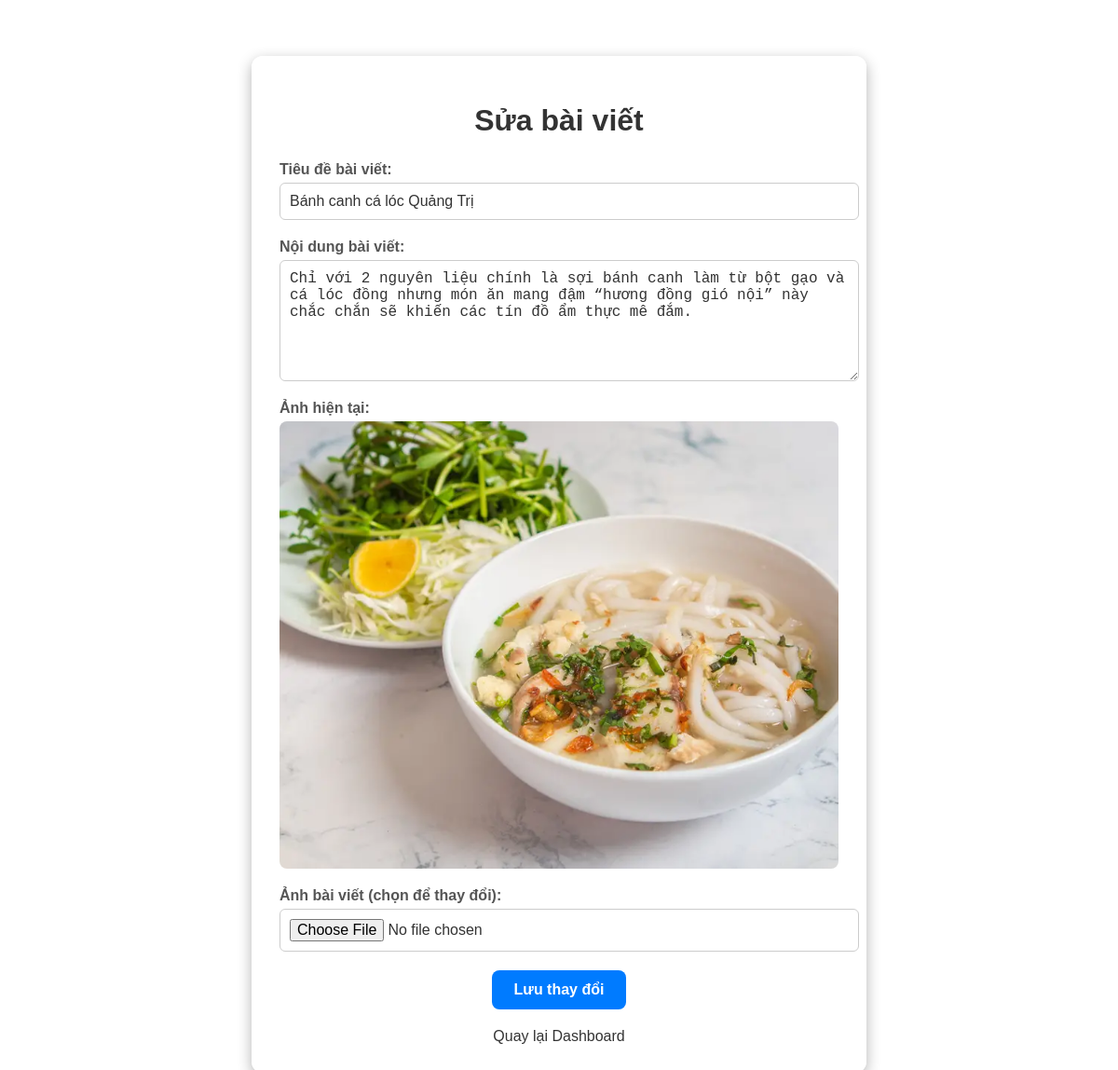
The app's page /edit_post/26 (signed in) with its own data.
### tables this page shows
CREATE TABLE posts (
            post_id INTEGER PRIMARY KEY AUTOINCREMENT,
            username TEXT,
            title TEXT,
            content TEXT,
            image_url TEXT,
            created_at DATETIME DEFAULT CURRENT_TIMESTAMP,
            FOREIGN KEY(username) REFERENCES users(username)
        );

### app.py (the view, shortened to what this page needs)
@app.route('/edit_post/<int:post_id>', methods=['GET', 'POST'])
def edit_post(post_id):
    if 'username' not in session:
        flash("Vui lòng đăng nhập!", "warning")
        return redirect(url_for('login'))
    os.makedirs('static/uploads', exist_ok=True)
    with sqlite3.connect(DATABASE) as conn:
        c = conn.cursor()
        c.execute("SELECT post_id, username, title, content, image_url FROM posts WHERE post_id=?", (post_id,))
        post = c.fetchone()
        if not post:
            flash("Bài viết không tồn tại!", "danger")
            return redirect(url_for('dashboard'))
        if session['username'] != post[1]:
            flash("Hành động trái phép!", "danger")
            return redirect(url_for('dashboard'))
    return render_template('edit_post.html', post=post)

### templates/edit_post.html (shortened to what this page needs)
<!DOCTYPE html>
<html lang="vi">
<head>
</head>
<body>
  <div class="container">
    <h1>Sửa bài viết</h1>
    <form action="{{ url_for('edit_post', post_id=post[0]) }}" method="POST" enctype="multipart/form-data">
      <label for="title">Tiêu đề bài viết:</label>
      <input type="text" id="title" name="title" value="{{ post[2] }}" required>
      <label for="content">Nội dung bài viết:</label>
      <textarea id="content" name="content" rows="6" required>{{ post[3] }}</textarea>
      {% if post[4] %}
        <label>Ảnh hiện tại:</label>
        <img src="{{ post[4] }}" alt="Ảnh bài viết" class="current-image">
      {% endif %}
      <label for="image">Ảnh bài viết (chọn để thay đổi):</label>
      <input type="file" id="image" name="image" accept="image/*">
      <button type="submit">Lưu thay đổi</button>
    </form>
    <a href="{{ url_for('dashboard') }}">Quay lại Dashboard</a>
  </div>
</body>
</html>

### templates/edit_post.html (style rules this page uses)
body { background-image: url('https://st.ielts-fighter.com/src/ielts-fighter-image/2023/07/21/0862c163-ced6-4ee9-8ce2-beb57f2065a0.jpg'); background-size: cover; background-position: center; background-attachment: fixed; background-repeat: no-repeat; font-family: Arial, sans-serif; margin: 0; padding: 20px; }
.container { width: 90%; max-width: 600px; margin: 40px auto; background: rgba(255, 255, 255, 0.9); padding: 30px; border-radius: 12px; box-shadow: 0 5px 15px rgba(0, 0, 0, 0.3); animation: fadeIn 0.5s ease-in forwards; }
h1 { text-align: center; margin-bottom: 25px; color: #333; }
form { display: flex; flex-direction: column; align-items: flex-start; }
label { font-weight: bold; margin-bottom: 5px; color: #555; text-align: left; }
input[type="text"], textarea, input[type="file"] { width: 100%; padding: 10px; margin-bottom: 20px; border: 1px solid #ccc; border-radius: 6px; font-size: 16px; color: #333; }
button { align-self: center; padding: 12px 24px; background-color: #007BFF; color: #fff; border: none; border-radius: 8px; font-size: 16px; font-weight: bold; cursor: pointer; transition: background-color 0.3s ease, transform 0.3s ease; }
a { display: block; text-align: center; margin-top: 20px; text-decoration: none; color: #333; font-size: 16px; }
.current-image { max-width: 100%; height: auto; margin-bottom: 20px; border-radius: 8px; }

### records on screen
posts: title "Bánh canh cá lóc Quảng Trị", content "Chỉ với 2 nguyên liệu chính là sợi bánh canh làm từ bột gạo và cá lóc đồng nhưng món ăn mang đậm “hương đồng gió nội” này chắc chắn sẽ khiến các tín đồ ẩm thực mê đắm.", image_url (picture)
